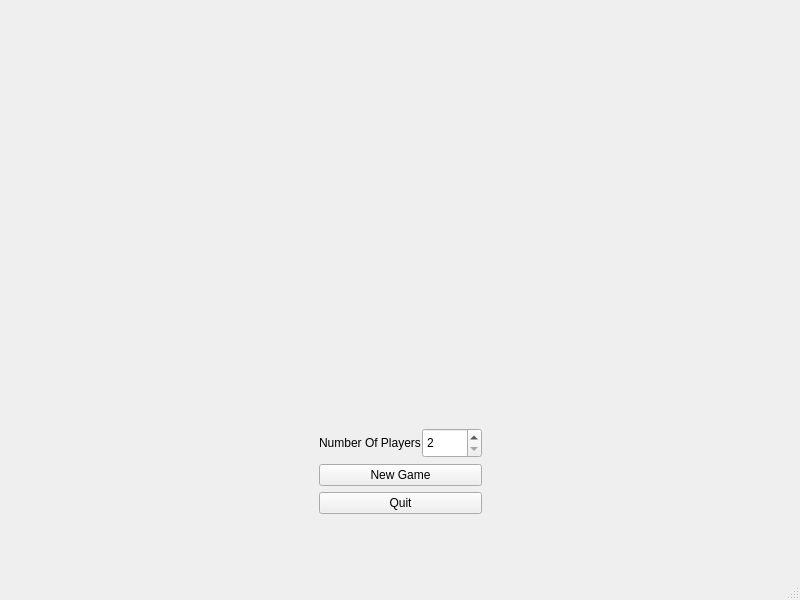
<?xml version="1.0" encoding="UTF-8"?>
<ui version="4.0">
 <class>MainWindow</class>
 <widget class="QMainWindow" name="MainWindow">
  <property name="geometry">
   <rect>
    <x>0</x>
    <y>0</y>
    <width>800</width>
    <height>600</height>
   </rect>
  </property>
  <property name="windowTitle">
   <string>MainWindow</string>
  </property>
  <widget class="QWidget" name="centralwidget">
   <property name="styleSheet">
    <string notr="true">QWidget#centralwidget {
    border-image: url(:/images/res/monopoly_logo.png) 0 0 0 0 stretch stretch;
    }</string>
   </property>
   <layout class="QVBoxLayout" name="verticalLayout">
    <item>
     <layout class="QHBoxLayout" name="horizontalButtonLayout" stretch="3,1,3">
      <item>
       <spacer name="horizontalSpacer">
        <property name="orientation">
         <enum>Qt::Orientation::Horizontal</enum>
        </property>
        <property name="sizeType">
         <enum>QSizePolicy::Policy::Preferred</enum>
        </property>
        <property name="sizeHint" stdset="0">
         <size>
          <width>40</width>
          <height>20</height>
         </size>
        </property>
       </spacer>
      </item>
      <item>
       <layout class="QVBoxLayout" name="VerticalButtonsLayout" stretch="16,0,1,1,4">
        <property name="topMargin">
         <number>200</number>
        </property>
        <item>
         <spacer name="verticalSpacer">
          <property name="orientation">
           <enum>Qt::Orientation::Vertical</enum>
          </property>
          <property name="sizeType">
           <enum>QSizePolicy::Policy::Preferred</enum>
          </property>
          <property name="sizeHint" stdset="0">
           <size>
            <width>20</width>
            <height>40</height>
           </size>
          </property>
         </spacer>
        </item>
        <item>
         <layout class="QHBoxLayout" name="horizontalLayout" stretch="2,1">
          <property name="spacing">
           <number>1</number>
          </property>
          <item>
           <widget class="QLabel" name="label">
            <property name="autoFillBackground">
             <bool>true</bool>
            </property>
            <property name="text">
             <string>Number Of Players</string>
            </property>
            <property name="alignment">
             <set>Qt::AlignmentFlag::AlignCenter</set>
            </property>
           </widget>
          </item>
          <item>
           <widget class="QSpinBox" name="spinBox">
            <property name="sizePolicy">
             <sizepolicy hsizetype="Minimum" vsizetype="Preferred">
              <horstretch>0</horstretch>
              <verstretch>0</verstretch>
             </sizepolicy>
            </property>
            <property name="minimumSize">
             <size>
              <width>60</width>
              <height>30</height>
             </size>
            </property>
            <property name="minimum">
             <number>2</number>
            </property>
            <property name="maximum">
             <number>8</number>
            </property>
           </widget>
          </item>
         </layout>
        </item>
        <item>
         <widget class="QPushButton" name="NewGameButton">
          <property name="sizePolicy">
           <sizepolicy hsizetype="Preferred" vsizetype="Preferred">
            <horstretch>0</horstretch>
            <verstretch>0</verstretch>
           </sizepolicy>
          </property>
          <property name="text">
           <string>New Game</string>
          </property>
         </widget>
        </item>
        <item>
         <widget class="QPushButton" name="QuitButton">
          <property name="sizePolicy">
           <sizepolicy hsizetype="Preferred" vsizetype="Preferred">
            <horstretch>0</horstretch>
            <verstretch>0</verstretch>
           </sizepolicy>
          </property>
          <property name="text">
           <string>Quit</string>
          </property>
         </widget>
        </item>
        <item>
         <spacer name="verticalSpacer_2">
          <property name="orientation">
           <enum>Qt::Orientation::Vertical</enum>
          </property>
          <property name="sizeType">
           <enum>QSizePolicy::Policy::Preferred</enum>
          </property>
          <property name="sizeHint" stdset="0">
           <size>
            <width>20</width>
            <height>40</height>
           </size>
          </property>
         </spacer>
        </item>
       </layout>
      </item>
      <item>
       <spacer name="horizontalSpacer_2">
        <property name="orientation">
         <enum>Qt::Orientation::Horizontal</enum>
        </property>
        <property name="sizeType">
         <enum>QSizePolicy::Policy::Preferred</enum>
        </property>
        <property name="sizeHint" stdset="0">
         <size>
          <width>40</width>
          <height>20</height>
         </size>
        </property>
       </spacer>
      </item>
     </layout>
    </item>
   </layout>
  </widget>
  <widget class="QMenuBar" name="menubar">
   <property name="geometry">
    <rect>
     <x>0</x>
     <y>0</y>
     <width>800</width>
     <height>22</height>
    </rect>
   </property>
  </widget>
  <widget class="QStatusBar" name="statusbar"/>
 </widget>
 <resources/>
 <connections/>
</ui>
